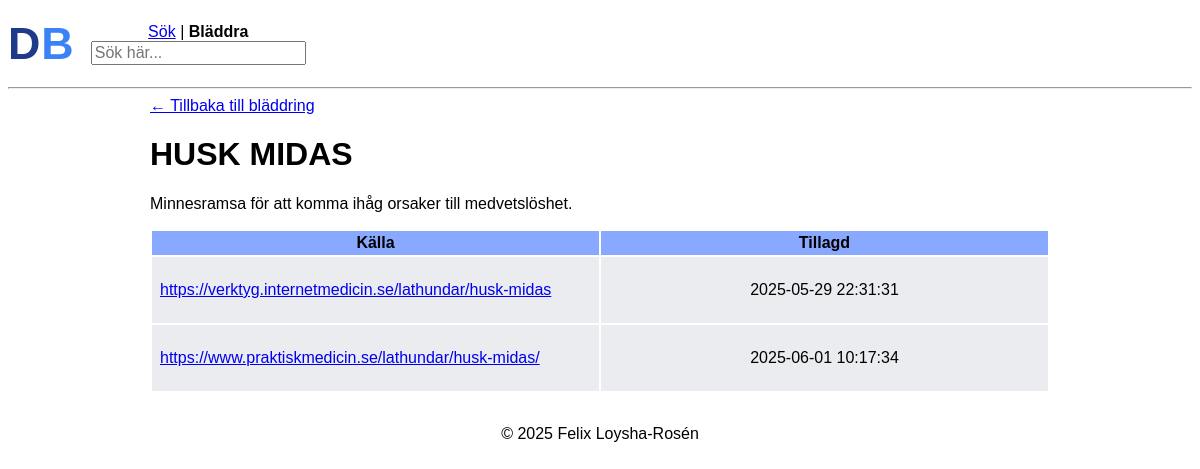
/69?from=, run on the app's committed database.
### tables this page shows
CREATE TABLE docs (
    id INTEGER PRIMARY KEY AUTOINCREMENT,
    name TEXT NOT NULL UNIQUE,
    abbreviation TEXT,
    description TEXT NOT NULL,
    keywords TEXT,
    date_added TIMESTAMP DEFAULT CURRENT_TIMESTAMP
);

CREATE TABLE links (
    id INTEGER PRIMARY KEY AUTOINCREMENT,
    doc_id INTEGER NOT NULL,
    docbase_link TEXT,
    source_link TEXT,
    votes INTEGER DEFAULT 0,
    date_added TIMESTAMP DEFAULT CURRENT_TIMESTAMP,
    FOREIGN KEY (doc_id) REFERENCES docs(id) ON DELETE CASCADE
);

### app.py (the view)
@app.route("/<int:id>")
def show_detail(id):
    if id <= 0:
        return "Invalid ID", 400
    referrer = request.args.get("from", "")
    conn = get_db_connection()
    doc = conn.execute(
        "SELECT * FROM docs WHERE id = ?",
        (id,),
    ).fetchone()
    if doc is None:
        return "doc not found", 404
    links = conn.execute(
        "SELECT * FROM links WHERE doc_id = ?",
        (id,),
    ).fetchall()
    conn.close()
    return render_template("detail.html", doc=doc, links=links, referrer=referrer)

### app.py (called while the page is built)
def get_db_connection():
    conn = sqlite3.connect("docbase.db")
    conn.row_factory = sqlite3.Row
    return conn

### templates/detail.html (shortened to what this page needs)
{% extends "base.html" %}
{% block body %}
    <header class="search-header">
        <div class="text-logo">
            <a href="{{ url_for('index') }}" class="logo"><span class="doc">D</span><span class="base">B</span></a>
        </div>
        <div class="search-bar">
            {% if referrer %}
            <p><strong>Sök</strong> | <a href="{{ url_for('browse') }}">Bläddra</a></p>
            {% else %}
            <p><a href="{{ url_for('search') }}">Sök</a> | <strong>Bläddra</strong></p>
            {% endif %}
            <form action="/s" method="get">
                <input class="q" autocomplete="off" autofocus name="q" placeholder="Sök här..." type="search">
            </form>
        </div>
    </header>
    <main class="main-detail">
        <hr>
        <div class="detail-outer-container">
            <div class="detail-inner-container">
                <div class="back-button">
                    {% if referrer %}
                        <a href="{{ url_for('search', q=referrer) }}" class="back-link">← Tillbaka till sökresultaten</a>
                    {% else %}
                        <a href="{{ url_for('browse') }}" class="back-link">← Tillbaka till bläddring</a>
                    {% endif %}
                </div>
                <h1>
                    {{ doc.name }}
                </h1>
                {% if doc.description %}
                <p>{{ doc.description }}</p>
                {% endif %}
                {% if links %}
                <table class="links-table">
                    <tr>
                        {% if links|selectattr('source_link')|list %}
                            <th>Källa</th>
                        {% endif %}
                        <th>Tillagd</th>
                    </tr>
                    {% for link in links %}
                    <tr>
                        {% if link.source_link %}
                        <td>
                            <p class="links-table-link">
                                <a href="{{ link.source_link }}" target="_blank">
                                    {{ link.source_link }}
                                </a>
                            </p>
                        </td>
                        {% endif %}
                        <td class="date-added">
                            <p>{{ link.date_added }}</p>
                        </td>
                    </tr>
                    {% endfor %}
                </table>
                {% endif %}
            </div>
        </div>
    </main>
{% endblock %}

### static/style.css (style rules this page uses)
html { font-family: Arial, Helvetica, sans-serif; }
.detail-outer-container { display: flex; flex-direction: column; align-items: center; justify-content: center; width: 100%; }
.detail-inner-container { width: 100%; max-width: 900px; padding: 0 20px; }
.text-logo { font-family: 'Arial', sans-serif; font-size: 2.8em; font-weight: bold; color: #2563eb; padding: 10px 0; letter-spacing: 1px; }
.text-logo .doc { color: #1e3a8a; }
.text-logo .base { color: #3b82f6; }
.logo { text-decoration: none; }
.search-header { display: flex; align-items: center; gap: 1em; }
th { padding: 3px; background-color: rgb(136, 169, 255); }
.q { max-width: 300px; font-size: 16px; }
.search-bar p { margin: 0; text-align: center; }
tr { background-color: rgba(227, 229, 233, 0.715) }
td { padding: 0 3px; }
.links-table-link { overflow: hidden; text-overflow: ellipsis; white-space: nowrap; display: block; }
.links-table { max-width: 900px; width: 100%; table-layout: fixed; margin: 1em 0; }
.links-table td { max-width: 0; overflow: hidden; padding: 8px; }
.date-added { text-align: center !important; }

### data on the page
docs: name "HUSK MIDAS", description "Minnesramsa för att komma ihåg orsaker till medvetslöshet."
links: source_link "https://verktyg.internetmedicin.se/lathundar/husk-midas", date_added "2025-05-29 22:31:31"
links: source_link "https://www.praktiskmedicin.se/lathundar/husk-midas/", date_added "2025-06-01 10:17:34"
